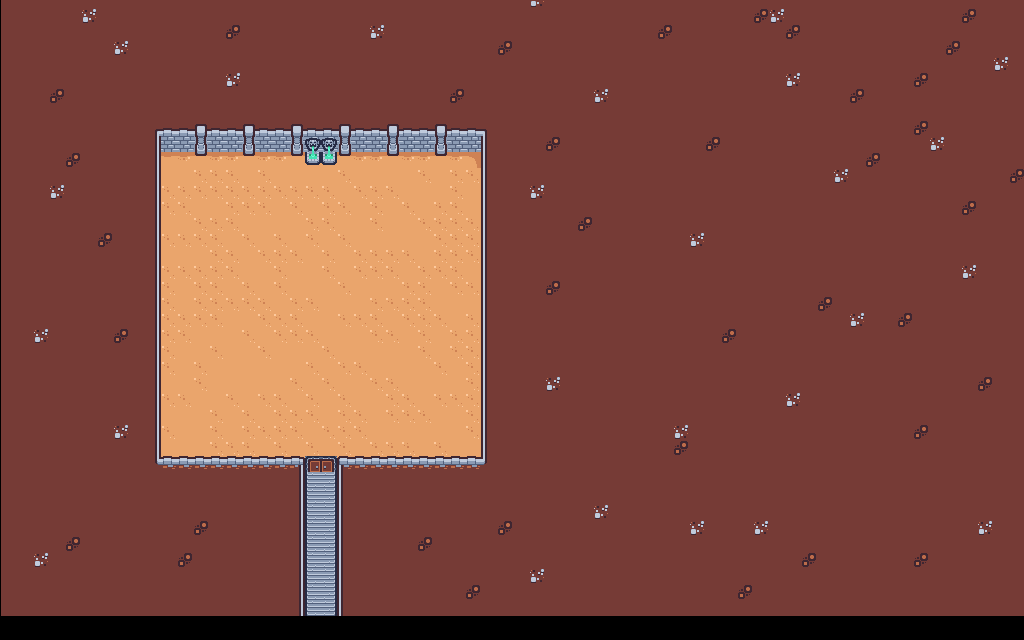

A level layout from a 2D game, rendered from its tile map. Below: a short description, then the map file with its tile-grid data intact:
An orthogonal 64x40 tile map with 16x16 px tiles, 1 tile layer (Tile Layer 1) and 7 objects (7x Wall).

<map version="1.10" tiledversion="1.10.1" orientation="orthogonal" renderorder="right-down" width="64" height="40" tilewidth="16" tileheight="16" infinite="0" nextlayerid="4" nextobjectid="9">
 <tileset firstgid="1" source="../../kenney_tiny-dungeon/Tiled/sampleSheet.tsx" />
 <layer id="1" name="Tile Layer 1" width="64" height="40" offsetx="1" offsety="-24">
  <data encoding="csv">
1,1,1,1,1,1,1,1,1,1,1,1,1,1,1,1,1,1,1,1,1,1,1,1,1,1,1,1,1,1,1,1,1,1,1,1,1,1,1,1,1,1,1,1,1,1,1,1,1,1,1,1,1,1,1,1,1,1,1,1,1,1,1,1,
1,1,1,1,1,1,1,1,1,1,1,1,1,1,1,1,1,1,1,1,1,1,1,1,1,1,1,1,1,1,1,1,1,25,1,1,1,1,1,1,1,1,1,1,1,1,1,1,1,1,1,1,1,1,1,1,1,1,1,1,1,1,1,1,
1,1,1,1,1,25,1,1,1,1,1,1,1,1,1,1,1,1,1,1,1,1,1,1,1,1,1,1,1,1,1,1,1,1,1,1,1,1,1,1,1,1,1,1,1,1,1,13,25,1,1,1,1,1,1,1,1,1,1,1,13,1,1,1,
1,1,1,1,1,1,1,1,1,1,1,1,1,1,13,1,1,1,1,1,1,1,1,25,1,1,1,1,1,1,1,1,1,1,1,1,1,1,1,1,1,13,1,1,1,1,1,1,1,13,1,1,1,1,1,1,1,1,1,1,1,1,1,1,
1,1,1,1,1,1,1,25,1,1,1,1,1,1,1,1,1,1,1,1,1,1,1,1,1,1,1,1,1,1,1,13,1,1,1,1,1,1,1,1,1,1,1,1,1,1,1,1,1,1,1,1,1,1,1,1,1,1,1,13,1,1,1,1,
1,1,1,1,1,1,1,1,1,1,1,1,1,1,1,1,1,1,1,1,1,1,1,1,1,1,1,1,1,1,1,1,1,1,1,1,1,1,1,1,1,1,1,1,1,1,1,1,1,1,1,1,1,1,1,1,1,1,1,1,1,1,25,1,
1,1,1,1,1,1,1,1,1,1,1,1,1,1,25,1,1,1,1,1,1,1,1,1,1,1,1,1,1,1,1,1,1,1,1,1,1,1,1,1,1,1,1,1,1,1,1,1,1,25,1,1,1,1,1,1,1,13,1,1,1,1,1,1,
1,1,1,13,1,1,1,1,1,1,1,1,1,1,1,1,1,1,1,1,1,1,1,1,1,1,1,1,13,1,1,1,1,1,1,1,1,25,1,1,1,1,1,1,1,1,1,1,1,1,1,1,1,13,1,1,1,1,1,1,1,1,1,1,
1,1,1,1,1,1,1,1,1,1,1,1,1,1,1,1,1,1,1,1,1,1,1,1,1,1,1,1,1,1,1,1,1,1,1,1,1,1,1,1,1,1,1,1,1,1,1,1,1,1,1,1,1,1,1,1,1,1,1,1,1,1,1,1,
1,1,1,1,1,1,1,1,1,2,3,3,7,3,3,7,3,3,7,3,3,7,3,3,7,3,3,7,3,3,4,1,1,1,1,1,1,1,1,1,1,1,1,1,1,1,1,1,1,1,1,1,1,1,1,1,1,13,1,1,1,1,1,1,
1,1,1,1,1,1,1,1,1,14,41,41,19,41,41,19,41,41,19,21,21,19,41,41,19,41,41,19,41,41,16,1,1,1,13,1,1,1,1,1,1,1,1,1,13,1,1,1,1,1,1,1,1,1,1,1,1,1,25,1,1,1,1,1,
1,1,1,1,13,1,1,1,1,14,51,52,31,52,52,31,52,52,31,33,33,31,52,52,31,52,52,31,52,53,16,1,1,1,1,1,1,1,1,1,1,1,1,1,1,1,1,1,1,1,1,1,1,1,13,1,1,1,1,1,1,1,1,1,
1,1,1,1,1,1,1,1,1,14,49,49,50,50,50,49,50,49,49,49,49,50,49,49,49,49,50,49,50,50,16,1,1,1,1,1,1,1,1,1,1,1,1,1,1,1,1,1,1,1,1,1,25,1,1,1,1,1,1,1,1,1,1,13,
1,1,1,25,1,1,1,1,1,14,50,50,50,50,50,50,50,50,50,50,50,49,50,50,50,49,49,49,50,49,16,1,1,25,1,1,1,1,1,1,1,1,1,1,1,1,1,1,1,1,1,1,1,1,1,1,1,1,1,1,1,1,1,1,
1,1,1,1,1,1,1,1,1,14,50,50,49,49,50,50,50,49,50,49,50,50,49,50,49,50,49,50,50,49,16,1,1,1,1,1,1,1,1,1,1,1,1,1,1,1,1,1,1,1,1,1,1,1,1,1,1,1,1,1,13,1,1,1,
1,1,1,1,1,1,1,1,1,14,49,49,50,50,50,49,49,49,49,50,50,49,49,50,49,49,50,50,50,50,16,1,1,1,1,1,13,1,1,1,1,1,1,1,1,1,1,1,1,1,1,1,1,1,1,1,1,1,1,1,1,1,1,1,
1,1,1,1,1,1,13,1,1,14,50,50,50,50,49,50,49,50,49,50,49,50,49,49,49,49,49,50,50,50,16,1,1,1,1,1,1,1,1,1,1,1,1,25,1,1,1,1,1,1,1,1,1,1,1,1,1,1,1,1,1,1,1,1,
1,1,1,1,1,1,1,1,1,14,49,49,49,50,50,49,50,50,50,49,50,49,50,50,50,50,49,50,50,50,16,1,1,1,1,1,1,1,1,1,1,1,1,1,1,1,1,1,1,1,1,1,1,1,1,1,1,1,1,1,1,1,1,1,
1,1,1,1,1,1,1,1,1,14,50,50,50,50,50,49,49,50,49,49,50,49,50,50,50,49,50,50,50,49,16,1,1,1,1,1,1,1,1,1,1,1,1,1,1,1,1,1,1,1,1,1,1,1,1,1,1,1,1,1,25,1,1,1,
1,1,1,1,1,1,1,1,1,14,50,49,50,50,49,50,49,50,49,49,49,50,49,49,49,50,50,49,50,50,16,1,1,1,13,1,1,1,1,1,1,1,1,1,1,1,1,1,1,1,1,1,1,1,1,1,1,1,1,1,1,1,1,1,
1,1,1,1,1,1,1,1,1,14,50,49,50,50,50,50,50,49,50,50,49,49,49,50,50,50,50,49,49,49,16,1,1,1,1,1,1,1,1,1,1,1,1,1,1,1,1,1,1,1,1,13,1,1,1,1,1,1,1,1,1,1,1,1,
1,1,1,1,1,1,1,1,1,14,50,50,50,50,49,49,50,50,50,49,49,50,50,50,49,50,50,50,49,50,16,1,1,1,1,1,1,1,1,1,1,1,1,1,1,1,1,1,1,1,1,1,1,25,1,1,13,1,1,1,1,1,1,1,
1,1,25,1,1,1,1,13,1,14,50,50,49,49,49,50,49,50,50,50,49,49,49,50,50,49,50,49,50,50,16,1,1,1,1,1,1,1,1,1,1,1,1,1,1,13,1,1,1,1,1,1,1,1,1,1,1,1,1,1,1,1,1,1,
1,1,1,1,1,1,1,1,1,14,50,49,49,50,49,49,50,49,49,49,50,49,49,49,49,49,50,49,50,50,16,1,1,1,1,1,1,1,1,1,1,1,1,1,1,1,1,1,1,1,1,1,1,1,1,1,1,1,1,1,1,1,1,1,
1,1,1,1,1,1,1,1,1,14,50,49,50,49,49,49,49,49,49,50,49,50,50,49,49,49,49,50,49,50,16,1,1,1,1,1,1,1,1,1,1,1,1,1,1,1,1,1,1,1,1,1,1,1,1,1,1,1,1,1,1,1,1,1,
1,1,1,1,1,1,1,1,1,14,49,49,50,49,49,49,49,49,50,49,50,49,49,50,50,49,49,49,49,50,16,1,1,1,25,1,1,1,1,1,1,1,1,1,1,1,1,1,1,1,1,1,1,1,1,1,1,1,1,1,1,13,1,1,
1,1,1,1,1,1,1,1,1,14,50,50,49,49,50,49,50,50,49,50,49,50,49,49,50,50,49,50,50,50,16,1,1,1,1,1,1,1,1,1,1,1,1,1,1,1,1,1,1,25,1,1,1,1,1,1,1,1,1,1,1,1,1,1,
1,1,1,1,1,1,1,1,1,14,49,49,49,50,49,50,49,50,50,50,49,50,50,49,50,50,50,49,49,50,16,1,1,1,1,1,1,1,1,1,1,1,1,1,1,1,1,1,1,1,1,1,1,1,1,1,1,1,1,1,1,1,1,1,
1,1,1,1,1,1,1,25,1,14,50,49,49,50,49,50,50,50,50,49,50,50,50,49,49,49,49,49,49,50,16,1,1,1,1,1,1,1,1,1,1,1,25,1,1,1,1,1,1,1,1,1,1,1,1,1,1,13,1,1,1,1,1,1,
1,1,1,1,1,1,1,1,1,14,49,49,49,50,50,50,49,50,49,50,49,50,49,50,50,50,49,50,49,49,16,1,1,1,1,1,1,1,1,1,1,1,13,1,1,1,1,1,1,1,1,1,1,1,1,1,1,1,1,1,1,1,1,1,
1,1,1,1,1,1,1,1,1,26,27,27,27,27,27,27,27,27,6,47,48,5,27,27,27,27,27,27,27,27,28,1,1,1,1,1,1,1,1,1,1,1,1,1,1,1,1,1,1,1,1,1,1,1,1,1,1,1,1,1,1,1,1,1,
1,1,1,1,1,1,1,1,1,1,1,1,1,1,1,1,1,1,14,37,39,16,1,1,1,1,1,1,1,1,1,1,1,1,1,1,1,1,1,1,1,1,1,1,1,1,1,1,1,1,1,1,1,1,1,1,1,1,1,1,1,1,1,1,
1,1,1,1,1,1,1,1,1,1,1,1,1,1,1,1,1,1,14,37,39,16,1,1,1,1,1,1,1,1,1,1,1,1,1,1,1,1,1,1,1,1,1,1,1,1,1,1,1,1,1,1,1,1,1,1,1,1,1,1,1,1,1,1,
1,1,1,1,1,1,1,1,1,1,1,1,1,1,1,1,1,1,14,37,39,16,1,1,1,1,1,1,1,1,1,1,1,1,1,1,1,25,1,1,1,1,1,1,1,1,1,1,1,1,1,1,1,1,1,1,1,1,1,1,1,1,1,1,
1,1,1,1,1,1,1,1,1,1,1,1,13,1,1,1,1,1,14,37,39,16,1,1,1,1,1,1,1,1,1,13,1,1,1,1,1,1,1,1,1,1,1,25,1,1,1,25,1,1,1,1,1,1,1,1,1,1,1,1,1,25,1,1,
1,1,1,1,13,1,1,1,1,1,1,1,1,1,1,1,1,1,14,37,39,16,1,1,1,1,13,1,1,1,1,1,1,1,1,1,1,1,1,1,1,1,1,1,1,1,1,1,1,1,1,1,1,1,1,1,1,1,1,1,1,1,1,1,
1,1,25,1,1,1,1,1,1,1,1,13,1,1,1,1,1,1,14,37,39,16,1,1,1,1,1,1,1,1,1,1,1,1,1,1,1,1,1,1,1,1,1,1,1,1,1,1,1,1,13,1,1,1,1,1,1,13,1,1,1,1,1,1,
1,1,1,1,1,1,1,1,1,1,1,1,1,1,1,1,1,1,14,37,39,16,1,1,1,1,1,1,1,1,1,1,1,25,1,1,1,1,1,1,1,1,1,1,1,1,1,1,1,1,1,1,1,1,1,1,1,1,1,1,1,1,1,1,
1,1,1,1,1,1,1,1,1,1,1,1,1,1,1,1,1,1,14,37,39,16,1,1,1,1,1,1,1,13,1,1,1,1,1,1,1,1,1,1,1,1,1,1,1,1,13,1,1,1,1,1,1,1,1,1,1,1,1,1,1,1,1,1,
1,1,1,1,1,1,1,1,1,1,1,1,1,1,1,1,1,1,14,37,39,16,1,1,1,1,1,1,1,1,1,1,1,1,1,1,1,1,1,1,1,1,1,1,1,1,1,1,1,1,1,1,1,1,1,1,1,1,1,1,1,1,1,1
</data>
 </layer>
 <objectgroup id="3" name="Object Layer 1" visible="0">
  <object id="1" name="Wall" x="157" y="125" width="330" height="29" visible="0" />
  <object id="2" name="Wall" x="479" y="134" width="7" height="332" visible="0" />
  <object id="4" name="Wall" x="153.5" y="129" width="7" height="336" visible="0" />
  <object id="5" name="Wall" x="157" y="455.5" width="148" height="15" visible="0" />
  <object id="6" name="Wall" x="337" y="456" width="148" height="18" visible="0" />
  <object id="7" name="Wall" x="300.5" y="458" width="7" height="173" visible="0" />
  <object id="8" name="Wall" x="336.5" y="458.5" width="7" height="158" visible="0" />
 </objectgroup>
</map>
